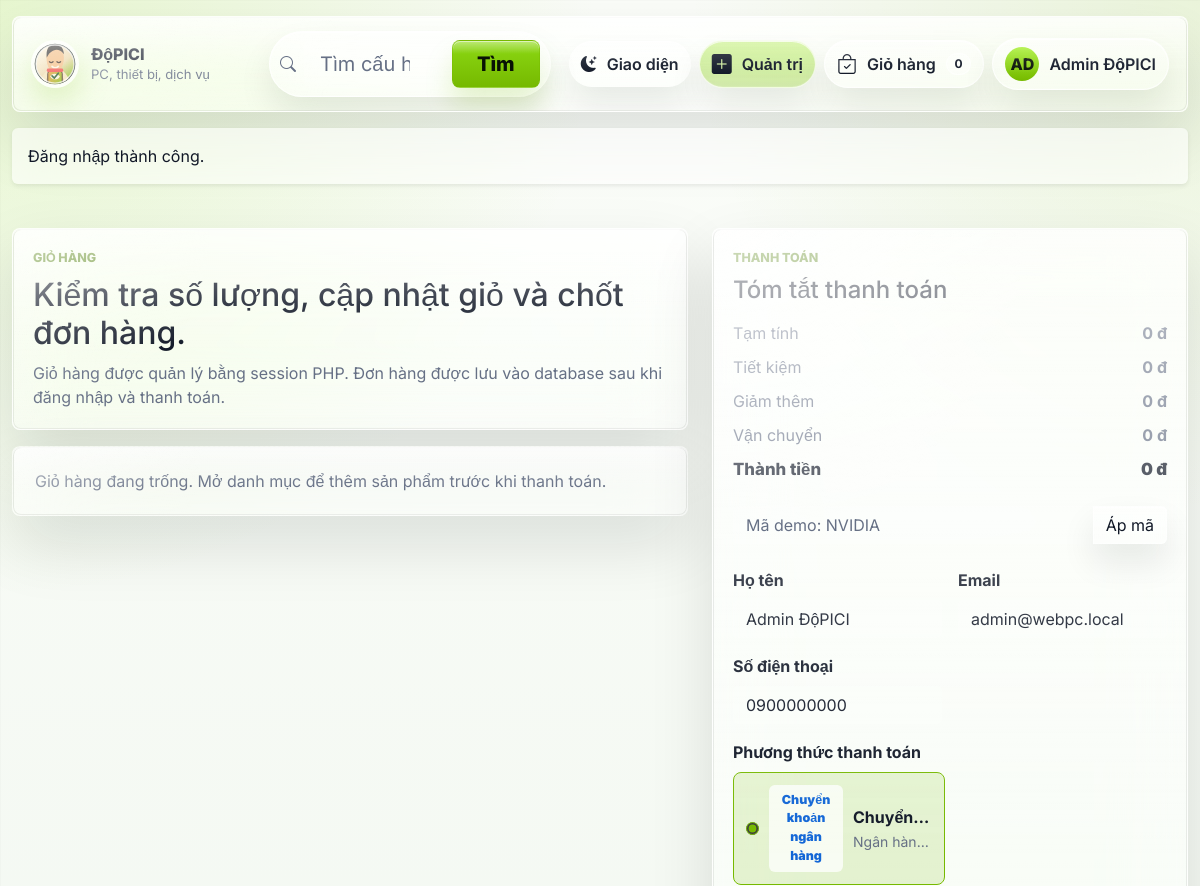
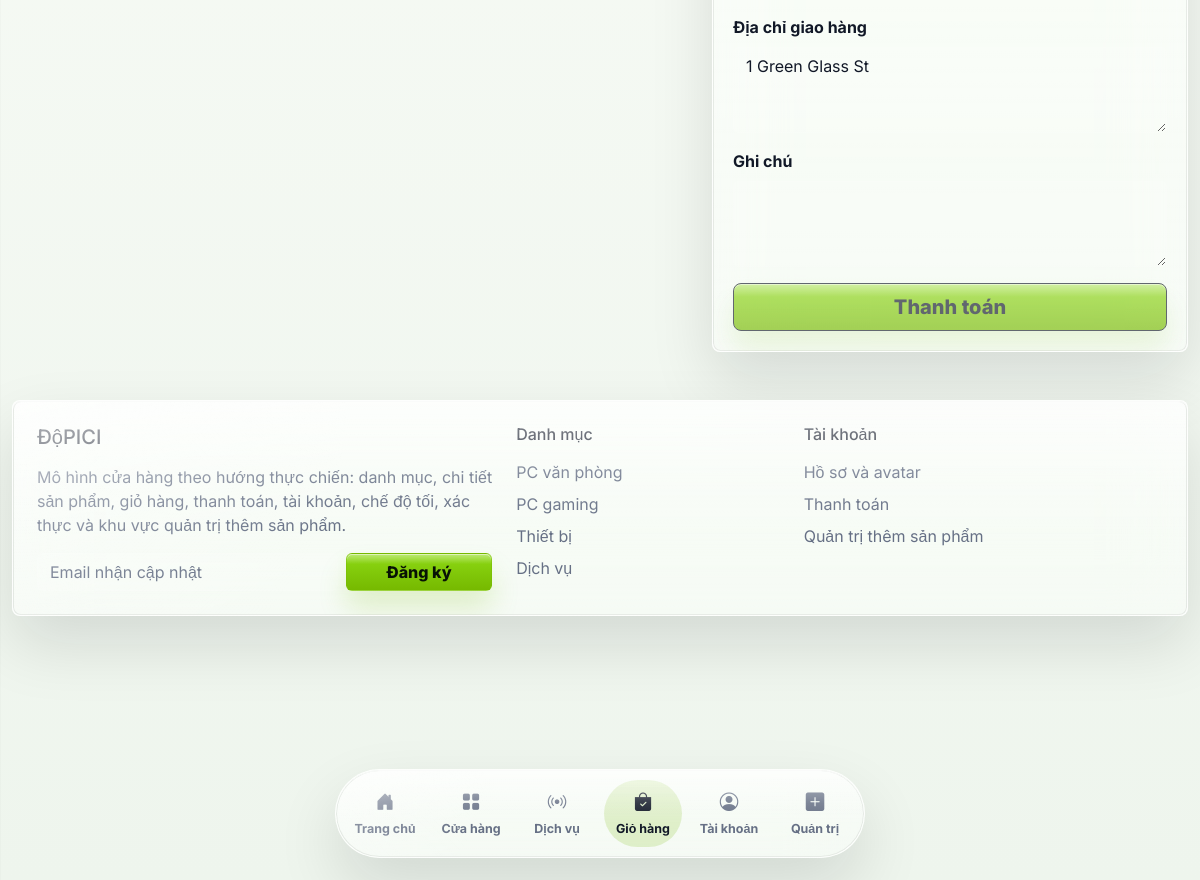
/cart.php (signed in), run on the app's committed database (2 pictures, top to bottom).
### tables this page shows
CREATE TABLE IF NOT EXISTS users (
    id INT AUTO_INCREMENT PRIMARY KEY,
    role VARCHAR(32) NOT NULL DEFAULT 'customer',
    full_name VARCHAR(190) NOT NULL,
    email VARCHAR(190) NOT NULL UNIQUE,
    password_hash VARCHAR(255) NOT NULL,
    phone VARCHAR(40) NOT NULL DEFAULT '',
    company VARCHAR(190) NOT NULL DEFAULT '',
    address VARCHAR(255) NOT NULL DEFAULT '',
    city VARCHAR(120) NOT NULL DEFAULT '',
    note TEXT NOT NULL,
    avatar_label VARCHAR(20) NOT NULL DEFAULT 'WP',
    avatar_url VARCHAR(500) NOT NULL DEFAULT '',
    created_at DATETIME NOT NULL,
    updated_at DATETIME NOT NULL
);

CREATE TABLE IF NOT EXISTS payment_methods (
    id INT AUTO_INCREMENT PRIMARY KEY,
    user_id INT NOT NULL,
    method_type VARCHAR(60) NOT NULL DEFAULT 'bank_transfer',
    bank_name VARCHAR(190) NOT NULL,
    account_mask VARCHAR(190) NOT NULL,
    account_ref VARCHAR(190) NOT NULL DEFAULT '',
    holder_name VARCHAR(190) NOT NULL,
    note TEXT NOT NULL,
    created_at DATETIME NOT NULL,
    CONSTRAINT fk_payment_methods_user FOREIGN KEY (user_id) REFERENCES users(id) ON DELETE CASCADE
);

### cart.php (the view, shortened to what the rows shown need)
<?php
$items = cart_items();
$profile = current_profile_defaults();
$payments = is_logged_in() ? payment_methods((int) current_user_id()) : [];
$preferredPaymentTypes = ['momo', 'vnpay', 'bank_card', 'visa', 'cod', 'bank_transfer'];
$checkoutPayments = [];
foreach ($preferredPaymentTypes as $type) {
    foreach ($payments as $payment) {
        if ((string) ($payment['method_type'] ?? 'bank_transfer') === $type) {
            $checkoutPayments[] = $payment;
            break;
        }
    }
}
$checkoutPayments = $checkoutPayments !== [] ? $checkoutPayments : $payments;
$checkoutState = pull_form_state('checkout');
include __DIR__ . '/includes/header.php';
?>
<section class="section-space">
    <div class="container-xxl">
        <div class="row g-4 align-items-start">
            <div class="col-lg-7">
                <div class="detail-panel">
                    <h1 class="h2 mb-2">Kiểm tra số lượng, cập nhật giỏ và chốt đơn hàng.</h1>
                </div>
            </div>
            <div class="col-lg-5">
                <aside class="summary-panel sticky-panel">
                    <h2 class="h4 mb-3">Tóm tắt thanh toán</h2>
                    <?php if (!is_logged_in()): ?>
                        <div class="empty-panel">
                            Đăng nhập để thanh toán, lưu đơn hàng và sử dụng phương thức thanh toán trong tài khoản.
                        </div>
                        <div class="d-grid mt-3">
                            <a class="btn btn-brand btn-lg" href="login.php?next=cart.php">Đăng nhập để thanh toán</a>
                        </div>
                    <?php else: ?>
                        <form action="" method="post" class="row g-3">
                            <div class="col-md-6">
                                <label class="form-label" for="full_name">Họ tên</label>
                                <input id="full_name" name="full_name" class="form-control glass-input <?= field_error($checkoutState, 'full_name') !== '' ? 'is-invalid-soft' : '' ?>" value="<?= h(field_value($checkoutState, 'full_name', (string) $profile['full_name'])) ?>">
                            </div>
                            <div class="col-md-6">
                                <label class="form-label" for="email">Email</label>
                                <input id="email" name="email" class="form-control glass-input <?= field_error($checkoutState, 'email') !== '' ? 'is-invalid-soft' : '' ?>" value="<?= h(field_value($checkoutState, 'email', (string) $profile['email'])) ?>">
                            </div>
                            <div class="col-md-6">
                                <label class="form-label" for="phone">Số điện thoại</label>
                                <input id="phone" name="phone" class="form-control glass-input <?= field_error($checkoutState, 'phone') !== '' ? 'is-invalid-soft' : '' ?>" value="<?= h(field_value($checkoutState, 'phone', (string) $profile['phone'])) ?>">
                            </div>
                            <div class="col-12">
                                <label class="form-label">Phương thức thanh toán</label>
                                <div class="checkout-payment-grid <?= field_error($checkoutState, 'payment_method_id') !== '' ? 'is-invalid-soft' : '' ?>">
                                    <?php foreach ($checkoutPayments as $index => $payment): ?>
                                        <?php
                                        $paymentId = (int) $payment['id'];
                                        $paymentType = (string) ($payment['method_type'] ?? 'bank_transfer');
                                        $checked = field_value($checkoutState, 'payment_method_id') === (string) $paymentId || (field_value($checkoutState, 'payment_method_id') === '' && $index === 0);
                                        ?>
                                        <label class="checkout-payment-option">
                                            <input type="radio" name="payment_method_id" value="<?= $paymentId ?>" <?= $checked ? 'checked' : '' ?>>
                                            <span class="checkout-payment-logo"><?= h(payment_type_label($paymentType)) ?></span>
                                            <span class="checkout-payment-copy">
                                                <strong><?= h(payment_type_label($paymentType)) ?></strong>
                                                <small><?= h(payment_method_display($payment)) ?></small>
                                            </span>
                                        </label>
                                    <?php endforeach; ?>
                                </div>
                            </div>
                            <div class="col-12">
                                <label class="form-label" for="address">Địa chỉ giao hàng</label>
                                <textarea id="address" name="address" rows="3" class="form-control glass-textarea <?= field_error($checkoutState, 'address') !== '' ? 'is-invalid-soft' : '' ?>"><?= h(field_value($checkoutState, 'address', (string) $profile['address'])) ?></textarea>
                            </div>
                            <div class="col-12">
                                <label class="form-label" for="note">Ghi chú</label>
                                <textarea id="note" name="note" rows="3" class="form-control glass-textarea"><?= h(field_value($checkoutState, 'note')) ?></textarea>
                            </div>
                            <div class="col-12 d-grid">
                                <button class="btn btn-brand btn-lg" type="submit" <?= ($items === [] || $payments === []) ? 'disabled' : '' ?>>Thanh toán</button>
                            </div>
                        </form>
                    <?php endif; ?>
                </aside>
            </div>
        </div>
    </div>
</section>
<?php include __DIR__ . '/includes/footer.php'; ?>

### includes/header.php (shortened to what the rows shown need)
<?php
$user = current_user();
?>
<!DOCTYPE html>
<html lang="vi">
<head>
    <link href="https://cdn.jsdelivr.net/npm/bootstrap@5.3.3/dist/css/bootstrap.min.css" rel="stylesheet">
    <link rel="stylesheet" href="https://cdn.jsdelivr.net/npm/bootstrap-icons@1.11.3/font/bootstrap-icons.min.css">
    <link rel="stylesheet" href="assets/css/app.css">
</head>
<body>
<header class="app-header sticky-top">
    <div class="container-xxl">
        <div class="header-shell glass-panel">
            <div class="header-layout">
                <div class="header-actions-cluster">
                    <?php if ($user !== null): ?>
                        <a class="quick-pill account-pill" href="account.php">
                            <?php if (trim((string) $user['avatar_url']) !== ''): ?>
                                <img class="avatar-pill is-image" src="<?= h((string) $user['avatar_url']) ?>" alt="<?= h((string) $user['full_name']) ?>">
                            <?php else: ?>
                                <span class="avatar-pill"><?= h((string) $user['avatar_label']) ?></span>
                            <?php endif; ?>
                            <span class="fw-semibold text-main account-name"><?= h((string) $user['full_name']) ?></span>
                        </a>
                    <?php endif; ?>
                </div>
            </div>
        </div>
    </div>
</header>
<main class="pb-5">

### data on the page
users: avatar_label "AD", full_name "Admin ĐộPICI", email "admin@webpc.local", phone "0900000000", address "1 Green Glass St"
payment_methods: payment_method_id "☑ Chuyển khoản ngân hàng Chuyển", method_type "Chuyển khoản ngân hàng", method_type "Chuyển…", payment_method_display($payment) "Ngân hàn…"

### other printed values
$cartCount "0"
$flash['message'] "Đăng nhập thành công."
money($totals['subtotal']) "0 đ"
money($totals['saving']) "0 đ"
money($totals['discount']) "0 đ"
money($totals['shipping']) "0 đ"
money($totals['total']) "0 đ"
